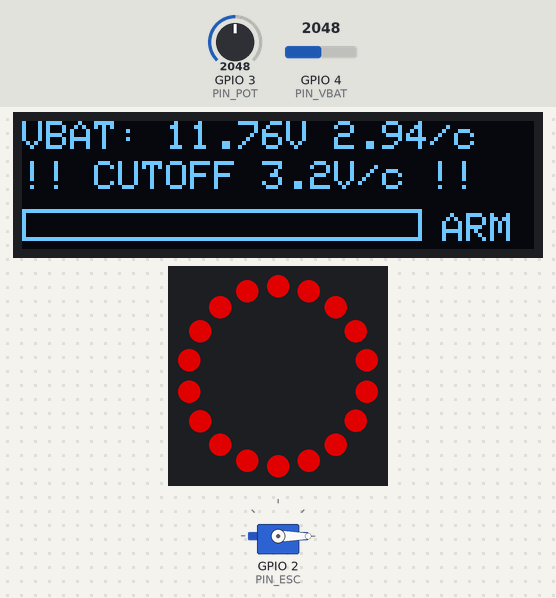
A sketch run on a simulated ESP32-C3. Shown: 128×32 one-colour display, 18 RGB LEDs in a ring, first at the top, clockwise, servo. The inputs (shaded band) are chosen by the test bench; at power-on: GPIO 3 (PIN_POT) = 2048, GPIO 4 (PIN_VBAT) = 2048 (analog values on the 0–4095 scale). Dim RGB values are drawn brighter than linear; what the sketch prints to the serial monitor is not drawn.

Above: at 4.85 s.
5.2 s: GPIO 3 (PIN_POT) set to 264
6.7 s: GPIO 3 (PIN_POT) set to 224
At 7.62 s:
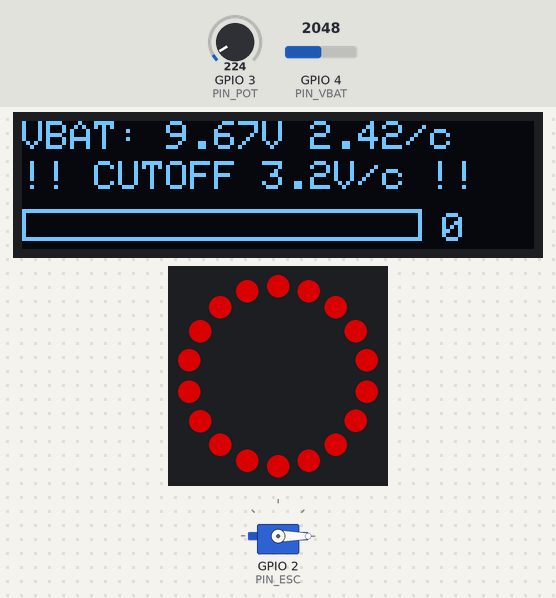
8.4 s: GPIO 4 (PIN_VBAT) set to 884
At 10.31 s:
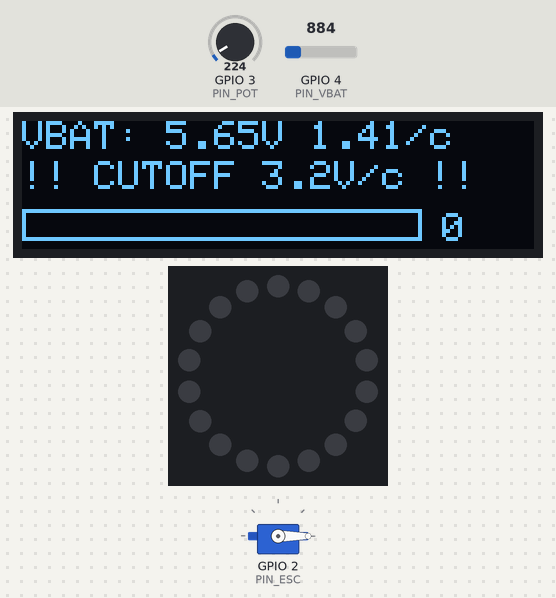
11.4 s: GPIO 4 (PIN_VBAT) set to 784
At 11.9 s:
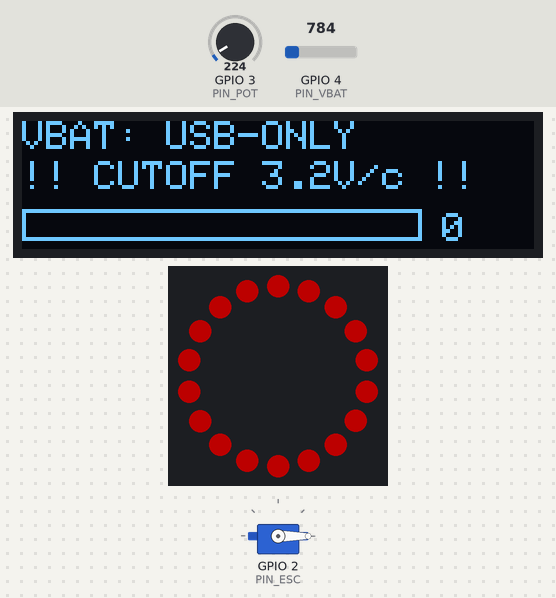
13.2 s: GPIO 4 (PIN_VBAT) set to 1040
At 14.23 s:
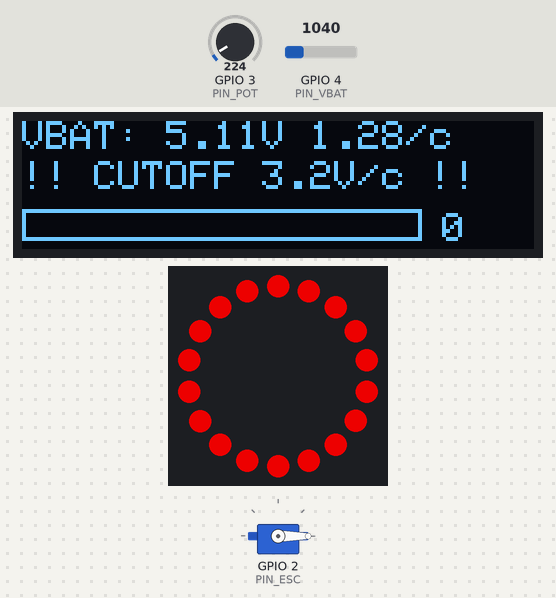
15.3 s: GPIO 4 (PIN_VBAT) set to 491
At 18.43 s:
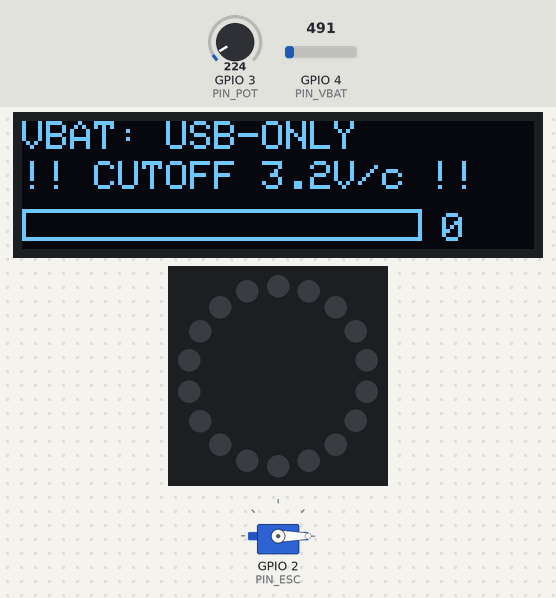

Measured:
- the behaviour switches between 238 and 237 on GPIO 3 (PIN_POT) (found by bisection; images 0 and 1)
- the behaviour switches between 854 and 853 on GPIO 4 (PIN_VBAT) (found by bisection; images 2 and 3)
- after the input at 13.2 s, the display: first differs from a run without the input after 0.67 s (image 4 shows a later state)
- after the input at 15.3 s, the display: first differs from a run without the input after 0.21 s (image 5 shows a later state)
- what the display in image 5 shows lasts 0.5 s, from 18.2 s to 18.7 s

The sketch:

06-led-test.ino
```cpp
/*
 * 06 · LED Ring Test — Turbine Brick build sequence
 *
 * Adds WS2812B LED ring (18 LEDs) to the integrated controller from 05-safety-features.
 * Maps controller states to LED animations.
 *
 * Hardware:
 *   - ESP32-C3 with USB CDC enabled
 *   - SSD1306 128x32 OLED on GPIO8/9
 *   - 10kΩ pot on GPIO3
 *   - Voltage divider on GPIO4
 *   - ESC on GPIO2 (BEC powers ESP32)
 *   - WS2812B 18-LED strip on GPIO10 (via 330Ω resistor, 5V from BEC)
 *
 * LED states:
 *   FAULT      → pulsing red
 *   DISARMED   → rotating amber
 *   LOW BAT    → pulsing orange
 *   ARMED      → blue/green/red gradient based on throttle
 */

#include <Wire.h>
#include <Adafruit_GFX.h>
#include <Adafruit_SSD1306.h>
#include <Adafruit_NeoPixel.h>
#include <ESP32Servo.h>

// ─── PINS ──────────────────────────────────────────────────────────
#define PIN_ESC       2
#define PIN_POT       3
#define PIN_VBAT      4
#define PIN_OLED_SDA  8
#define PIN_OLED_SCL  9
#define PIN_LED_DATA  10

// ─── OLED ──────────────────────────────────────────────────────────
#define SCREEN_WIDTH  128
#define SCREEN_HEIGHT 32
#define OLED_RESET    -1
#define OLED_ADDR     0x3C

// ─── LEDs ──────────────────────────────────────────────────────────
#define LED_COUNT     18
#define LED_BRI_NORM  80
#define LED_BRI_LOW   30
#define LED_BRI_FAULT 200

// ─── POT ───────────────────────────────────────────────────────────
#define POT_RAW_MIN   200
#define POT_RAW_MAX   4000
#define POT_SAMPLES   32

// ─── ESC ───────────────────────────────────────────────────────────
#define ESC_MIN_US    1000
#define ESC_MAX_US    2000

// ─── SAFETY ────────────────────────────────────────────────────────
#define ARM_HOLD_TIME 500

// ─── VBAT ──────────────────────────────────────────────────────────
#define ADC_REF       3.3f
#define ADC_RES       4095.0f
#define VDIV_RATIO    5.25f
#define VBAT_SAMPLES  64

// Update with your calibration values from 04-voltage-divider
#define CAL_V_LOW     12.90f
#define CAL_V_HIGH    16.00f
#define CAL_R_LOW     12.25f
#define CAL_R_HIGH    15.53f

#define VBAT_LOW      13.20f
#define VBAT_CUTOFF   12.80f
#define VBAT_USB_MODE 5.00f

// ─── GLOBALS ───────────────────────────────────────────────────────
Adafruit_SSD1306 display(SCREEN_WIDTH, SCREEN_HEIGHT, &Wire, OLED_RESET);
Adafruit_NeoPixel ring(LED_COUNT, PIN_LED_DATA, NEO_GRB + NEO_KHZ800);
Servo esc;

float vbatFiltered = 15.0f;
unsigned long lastDisplay = 0;
unsigned long lastVbat = 0;
unsigned long lastSerial = 0;
unsigned long lastLed = 0;
unsigned long armingTimer = 0;
uint8_t ledPhase = 0;

bool armed = false;
bool faultLatched = false;

// ─── POT ───────────────────────────────────────────────────────────
int readPotRaw() {
  long sum = 0;
  for (int i = 0; i < POT_SAMPLES; i++) {
    sum += analogRead(PIN_POT);
    delayMicroseconds(100);
  }
  return sum / POT_SAMPLES;
}

int rawToPct(int raw) {
  if (raw < POT_RAW_MIN) return 0;
  if (raw > POT_RAW_MAX) return 100;
  return map(raw, POT_RAW_MIN, POT_RAW_MAX, 0, 100);
}

// ─── VBAT ──────────────────────────────────────────────────────────
float readVbatRaw() {
  long sum = 0;
  for (int i = 0; i < VBAT_SAMPLES; i++) {
    sum += analogRead(PIN_VBAT);
    delayMicroseconds(100);
  }
  float vadc = (sum / (float)VBAT_SAMPLES / ADC_RES) * ADC_REF;
  return vadc * VDIV_RATIO;
}

float readVbat() {
  float raw = readVbatRaw();
  float scale  = (CAL_V_HIGH - CAL_V_LOW) / (CAL_R_HIGH - CAL_R_LOW);
  float offset = CAL_V_LOW - (CAL_R_LOW * scale);
  float corrected = (raw * scale) + offset;
  vbatFiltered = vbatFiltered * 0.8f + corrected * 0.2f;
  return vbatFiltered;
}

// ─── LED STARTUP TEST ──────────────────────────────────────────────
void ledStartupTest() {
  // Cycle all LEDs through R, G, B at startup
  uint32_t colours[] = {
    ring.Color(255, 0, 0),
    ring.Color(0, 255, 0),
    ring.Color(0, 0, 255)
  };
  for (int c = 0; c < 3; c++) {
    for (int i = 0; i < LED_COUNT; i++) ring.setPixelColor(i, colours[c]);
    ring.show();
    delay(300);
  }
  ring.clear();
  ring.show();
}

// ─── LED RING ──────────────────────────────────────────────────────
void updateLedRing(bool usbMode, int throttlePct) {
  uint8_t brightness = LED_BRI_NORM;

  if (faultLatched) {
    brightness = LED_BRI_FAULT;
    uint8_t pulse = (sin(ledPhase * 0.05) + 1.0) * 127;
    for (int i = 0; i < LED_COUNT; i++) ring.setPixelColor(i, pulse, 0, 0);
  }
  else if (!armed) {
    brightness = LED_BRI_LOW;
    for (int i = 0; i < LED_COUNT; i++) {
      uint8_t intensity = ((ledPhase + i * (256 / LED_COUNT)) % 256);
      ring.setPixelColor(i, intensity, intensity / 2, 0);
    }
  }
  else if (!usbMode && vbatFiltered < VBAT_LOW) {
    uint8_t pulse = (sin(ledPhase * 0.08) + 1.0) * 127;
    for (int i = 0; i < LED_COUNT; i++) ring.setPixelColor(i, pulse, pulse / 3, 0);
  }
  else {
    uint8_t r, g, b;
    if (throttlePct < 50) {
      r = 0;
      g = map(throttlePct, 0, 50, 0, 255);
      b = map(throttlePct, 0, 50, 255, 0);
    } else {
      r = map(throttlePct, 50, 100, 0, 255);
      g = map(throttlePct, 50, 100, 255, 0);
      b = 0;
    }
    for (int i = 0; i < LED_COUNT; i++) ring.setPixelColor(i, r, g, b);
  }

  ring.setBrightness(brightness);
  ring.show();
  ledPhase++;
}

// ─── DISPLAY ───────────────────────────────────────────────────────
void updateDisplay(bool usbMode, int pct, int pulseUs, unsigned long now) {
  display.clearDisplay();
  display.setTextSize(1);

  display.setCursor(0, 0);
  if (usbMode) {
    display.print("VBAT: USB-ONLY");
  } else {
    display.print("VBAT: ");
    display.print(vbatFiltered, 2);
    display.print("V ");
    display.print(vbatFiltered / 4.0f, 2);
    display.print("/c");
  }

  display.setCursor(0, 10);
  if (faultLatched) {
    display.print("!! CUTOFF 3.2V/c !!");
  } else if (!armed) {
    display.print("MOVE POT TO MIN");
    display.setCursor(95, 10);
    display.print(pct);
    display.print("%");
  } else if (!usbMode && vbatFiltered < VBAT_LOW) {
    display.print("LOW BAT ");
    display.print(pct);
    display.print("%");
  } else {
    display.print("THR: ");
    display.print(pct);
    display.print("% ");
    display.print(pulseUs);
    display.print("us");
  }

  display.drawRect(0, 22, 100, 8, SSD1306_WHITE);
  if (!armed && pct == 0 && armingTimer > 0) {
    int w = ((now - armingTimer) * 100) / ARM_HOLD_TIME;
    if (w > 100) w = 100;
    display.fillRect(0, 22, w, 8, SSD1306_WHITE);
  } else if (armed && !faultLatched) {
    int w = map(pct, 0, 100, 0, 100);
    display.fillRect(0, 22, w, 8, SSD1306_WHITE);
  }

  display.setCursor(105, 23);
  if (!armed) display.print("ARM");
  else display.print(pct);

  display.display();
}

// ─── SETUP ─────────────────────────────────────────────────────────
void setup() {
  Serial.begin(115200);
  Wire.begin(PIN_OLED_SDA, PIN_OLED_SCL);

  if (!display.begin(SSD1306_SWITCHCAPVCC, OLED_ADDR)) {
    Serial.println("OLED init failed");
    while (1);
  }

  analogReadResolution(12);
  analogSetPinAttenuation(PIN_POT, ADC_11db);
  analogSetPinAttenuation(PIN_VBAT, ADC_11db);

  ring.begin();
  ring.setBrightness(LED_BRI_NORM);
  ring.clear();
  ring.show();

  // Visual startup confirmation
  ledStartupTest();

  display.clearDisplay();
  display.setTextColor(SSD1306_WHITE);
  display.setTextSize(1);
  display.setCursor(0, 0);
  display.println("LED RING TEST");
  display.println("Initialising ESC...");
  display.display();

  esc.attach(PIN_ESC, ESC_MIN_US, ESC_MAX_US);
  esc.writeMicroseconds(ESC_MIN_US);
  delay(3000);
}

// ─── LOOP ──────────────────────────────────────────────────────────
void loop() {
  unsigned long now = millis();

  int raw = readPotRaw();
  int pct = rawToPct(raw);

  if (now - lastVbat >= 200) {
    lastVbat = now;
    readVbat();
  }

  bool usbMode = (vbatFiltered < VBAT_USB_MODE);

  if (!usbMode && vbatFiltered < VBAT_CUTOFF) {
    faultLatched = true;
  }

  if (!armed) {
    if (pct == 0) {
      if (armingTimer == 0) armingTimer = now;
      else if (now - armingTimer >= ARM_HOLD_TIME) armed = true;
    } else {
      armingTimer = 0;
    }
  }

  int pulseUs;
  if (faultLatched || !armed) pulseUs = ESC_MIN_US;
  else pulseUs = map(pct, 0, 100, ESC_MIN_US, ESC_MAX_US);
  esc.writeMicroseconds(pulseUs);

  if (now - lastDisplay >= 100) {
    lastDisplay = now;
    updateDisplay(usbMode, pct, pulseUs, now);
  }

  if (now - lastLed >= 50) {
    lastLed = now;
    updateLedRing(usbMode, pct);
  }

  if (now - lastSerial >= 100) {
    lastSerial = now;
    Serial.print("raw="); Serial.print(raw);
    Serial.print(" pct="); Serial.print(pct);
    Serial.print(" us="); Serial.print(pulseUs);
    Serial.print(" vbat="); Serial.print(vbatFiltered, 2); Serial.print("V");
    if (!armed) Serial.print(" [DISARMED]");
    if (armed) Serial.print(" [ARMED]");
    if (faultLatched) Serial.print(" [FAULT]");
    if (usbMode) Serial.print(" [USB]");
    Serial.println();
  }

  delay(20);
}
```
